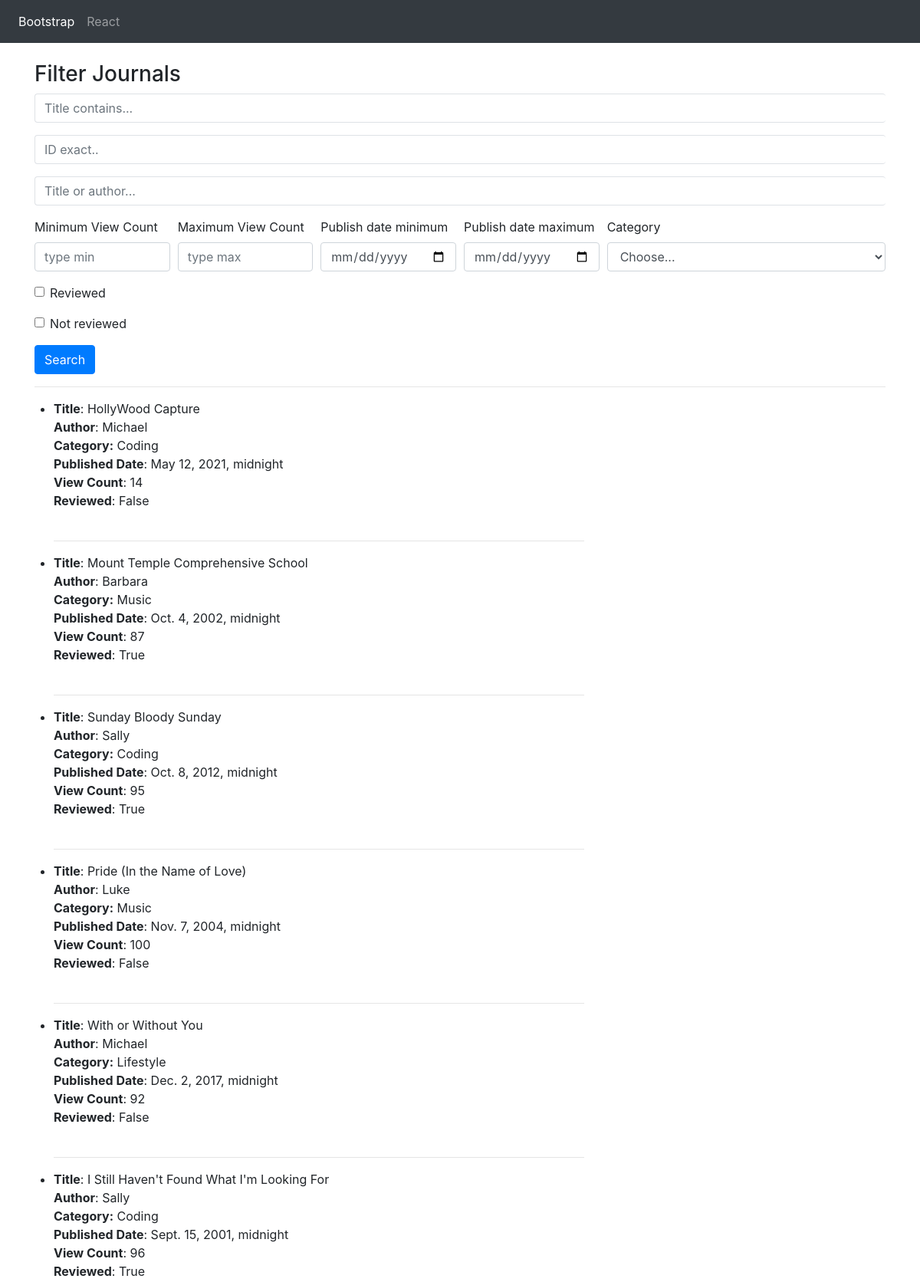
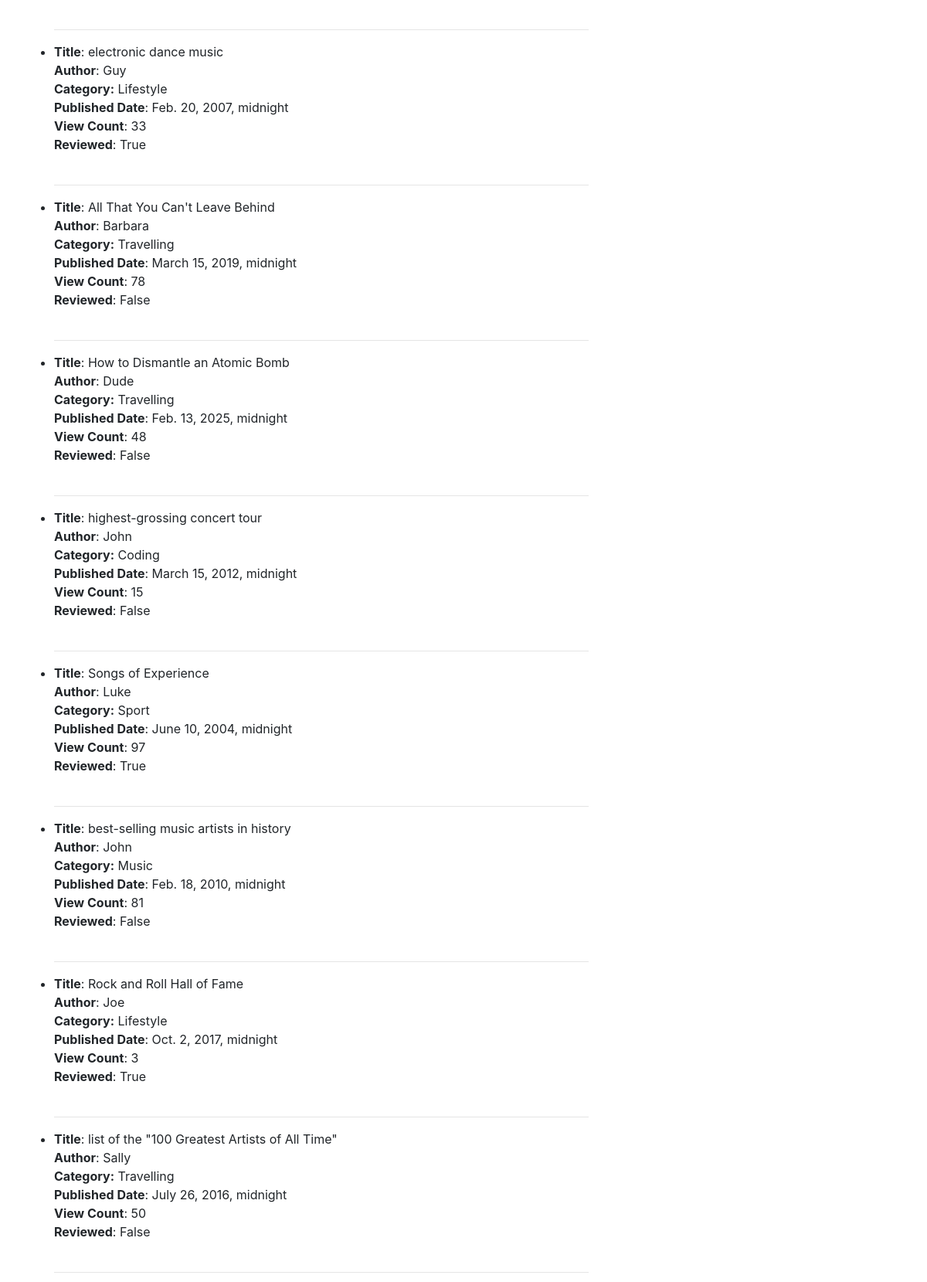
The page / (upper part) on the database its author committed (2 pictures, top to bottom).
### core/models.py (models this page shows, shortened)
class Journal(models.Model):
    title = models.CharField(max_length=100)
    author = models.ForeignKey(Author, on_delete=models.CASCADE)
    categories = models.ManyToManyField(Category)
    publish_date = models.DateTimeField()
    views = models.IntegerField(default=0)
    reviewed = models.BooleanField(default=False)

class Author(models.Model):
    name = models.CharField(max_length=100)

class Category(models.Model):
    name = models.CharField(max_length=100)
    def __str__(self):
        return self.name
    class Meta:
        verbose_name_plural = 'Categories'

### core/views.py (the view)
# urls.py: path('', views.bootstrap_form_filter, name='bootstrap')
def bootstrap_form_filter(request):
    qs = Journal.objects.all()
    categories = Category.objects.all()
    title_contains_query = request.GET.get('title_contains')
    id_query = request.GET.get('id_exact')
    title_or_author_query = request.GET.get('title_or_author')
    view_count_min = request.GET.get('view_count_min')
    view_count_max = request.GET.get('view_count_max')
    date_min = request.GET.get('date_min')
    date_max = request.GET.get('date_max')
    category = request.GET.get('category')
    reviewed = request.GET.get('reviewed')
    not_reviewed = request.GET.get('notReviewed')
    if is_valid_query(title_contains_query):
        qs = qs.filter(title__contains=title_contains_query)
    elif is_valid_query(id_query):
        qs = qs.filter(id=id_query)
    elif is_valid_query(title_or_author_query):
        qs = qs.filter(
            Q(title__icontains=title_or_author_query) | Q(author__name__icontains=title_or_author_query)
        ).distinct()
    if is_valid_query(view_count_min):
        qs = qs.filter(views__gte=view_count_min) # gte stands for "greater than or equal to" if we type 90 it is only gets journals with the minimum views of 95 (95 is included)
    if is_valid_query(view_count_max):
        qs = qs.filter(views__lt=view_count_max)  # lt stands for "less than" if we type 90 it gets all journals with the views less that 90 (90 is not included)
    if is_valid_query(date_min):
        qs = qs.filter(publish_date__gte=date_min)
    if is_valid_query(date_max):
        qs = qs.filter(publish_date__lt=date_max)
    if is_valid_query(category) and category != 'Choose...':
        qs = qs.filter(categories__name=category)
    if reviewed == 'on':
        qs = qs.filter(reviewed=True)
    elif not_reviewed == 'on':
        qs = qs.filter(reviewed=False)
    context = {
        'queryset': qs,
        'categories': categories,
    }
    return render(request, 'core/bootstrap_form.html', context=context)

### core/views.py (called while the page is built)
def is_valid_query(param):
    return param != '' and param is not None

### templates/core/bootstrap_form.html (shortened to what this page needs)
{% extends 'core/base.html' %}
{% block content %}
    <main role="main" class="container">
        <h3>Filter Journals</h3>
        <form action="."  method="GET">
            <div class="form-row">
                <div class="form-group col-12">
                    <div class="input-group">
                        <input type="search" name="title_contains" class="form-control py-2 border-right-0 border" placeholder="Title contains...">
                    </div>
                </div>
            </div>
            <div class="form-row">
                <div class="form-group col-12">
                    <div class="input-group">
                        <input type="search" name="id_exact" class="form-control py-2 border-right-0 border" placeholder="ID exact..">
                    </div>
                </div>
            </div>
            <div class="form-row">
                <div class="form-group col-12">
                    <div class="input-group">
                        <input type="search" name="title_or_author" class="form-control py-2 border-right-0 border" placeholder="Title or author...">
                    </div>
                </div>
            </div>
            <div class="form-row">
                <div class="form-group col-md-2 col-lg-2">
                    <label for="viewCountMin">Minimum View Count</label>
                    <input type="number" min=0 class="form-control" id="viewCountMin" placeholder="type min" name="view_count_min">
                </div>
                <div class="form-group col-md-2 col-lg-2">
                    <label for="viewCountMax">Maximum View Count</label>
                    <input type="number" class="form-control" id="viewCountMax" placeholder="type max" name="view_count_max">
                </div>
                <div class="form-group col-md-2 col-lg-2">
                    <label for="publishDateMin">Publish date minimum</label>
                    <input type="date" class="form-control" id="publishDateMin" name="date_min">
                </div>
                <div class="form-group col-md-2 col-lg-2">
                    <label for="publishDateMax">Publish date maximum</label>
                    <input type="date" class="form-control" id="publishDateMax" name="date_max">
                </div>
                <div class="form-group col-md-4 col-md-4">
                    <label for="category">Category</label>
                    <select name="category" class="form-control" id="category">
                        <option selected>Choose...</option>
                    </select>
                </div>
            </div>
            <div class="form-group">
              <div class="form-check">
                  <input class="form-check-input" type="checkbox" id="reviewed" name="reviewed">
                  <label class="form-check-label" for="reviewed">
                      Reviewed
                  </label>
              </div>
            </div>
            <div class="form-group">
                <div class="form-check">
                    <input class="form-check-input" type="checkbox" id="notReviewed" name="notReviewed">
                    <label class="form-check-label" for="notReviewed">
                        Not reviewed
                    </label>
                </div>
             </div>
            <button type="submit" class="btn btn-primary">Search</button>
        </form>
        <hr>
        <div class="row">
            <ul>
                {% for journal in queryset %}
                    <li>
                        <b>Title</b>: {{ journal.title }} <br>
                        <span><b>Author</b>:   {{ journal.author.name }}</span><br>
                        <span>
                            <b>Category:</b>
                            {% for cat in journal.categories.all %}
                                {{ cat }}
                            {% endfor %}
                        </span><br>
                        <span><b>Published Date</b>: {{ journal.publish_date }}</span><br>
                        <span><b>View Count</b>: {{ journal.views }}</span><br>
                        <span><b>Reviewed</b>: {{ journal.reviewed }}</span><br><br>
                        <hr>
                    </li>
                 {% empty %}
                    <li>No results found</li>
                {% endfor %}
            </ul>
        </div>
    </main>
{% endblock %}

### templates/core/base.html (shortened to what this page needs)
<!doctype html>
{% load static %}
<html lang="en">
    <head>
        <link rel="stylesheet" href="https://stackpath.bootstrapcdn.com/bootstrap/4.5.0/css/bootstrap.min.css">
        <link rel="stylesheet" href="{% static 'css/main.css' %}">
    </head>
    <body>
    <nav class="navbar navbar-expand-md navbar-dark bg-dark fixed-top">
        <div class="collapse navbar-collapse" id="navbarsExampleDefault">
            <ul class="navbar-nav mr-auto">
              <li class="nav-item active">
                  <a class="nav-link" href="#">Bootstrap</a>
              </li>
              <li class="nav-item">
                  <a class="nav-link" href="#">React</a>
              </li>
            </ul>
        </div>
    </nav>
    {% block content %}
        {% endblock %}
    </body>
</html>

### static/css/main.css (style rules this page uses)
body { margin-top: 5rem; }

### rows shown on the page
Journal: title "HollyWood Capture", author.name "Michael", publish_date "May 12, 2021, midnight", views "14", reviewed "False"
Category: name "Coding"
Journal: title "Mount Temple Comprehensive School", author.name "Barbara", publish_date "Oct. 4, 2002, midnight", views "87", reviewed "True"
Category: name "Music"
Journal: title "Sunday Bloody Sunday", author.name "Sally", publish_date "Oct. 8, 2012, midnight", views "95", reviewed "True"
Journal: title "Pride (In the Name of Love)", author.name "Luke", publish_date "Nov. 7, 2004, midnight", views "100", reviewed "False"
Journal: title "With or Without You", author.name "Michael", publish_date "Dec. 2, 2017, midnight", views "92", reviewed "False"
Category: name "Lifestyle"
Journal: title "I Still Haven't Found What I'm Looking For", author.name "Sally", publish_date "Sept. 15, 2001, midnight", views "96", reviewed "True"
Journal: title "electronic dance music", author.name "Guy", publish_date "Feb. 20, 2007, midnight", views "33", reviewed "True"
Journal: title "All That You Can't Leave Behind", author.name "Barbara", publish_date "March 15, 2019, midnight", views "78", reviewed "False"
Category: name "Travelling"
Journal: title "How to Dismantle an Atomic Bomb", author.name "Dude", publish_date "Feb. 13, 2025, midnight", views "48", reviewed "False"
Journal: title "highest-grossing concert tour", author.name "John", publish_date "March 15, 2012, midnight", views "15", reviewed "False"
Journal: title "Songs of Experience", author.name "Luke", publish_date "June 10, 2004, midnight", views "97", reviewed "True"
Category: name "Sport"
Journal: title "best-selling music artists in history", author.name "John", publish_date "Feb. 18, 2010, midnight", views "81", reviewed "False"
Journal: title "Rock and Roll Hall of Fame", author.name "Joe", publish_date "Oct. 2, 2017, midnight", views "3", reviewed "True"
Journal: title "list of the \"100 Greatest Artists of All Time\"", author.name "Sally", publish_date "July 26, 2016, midnight", views "50", reviewed "False"
